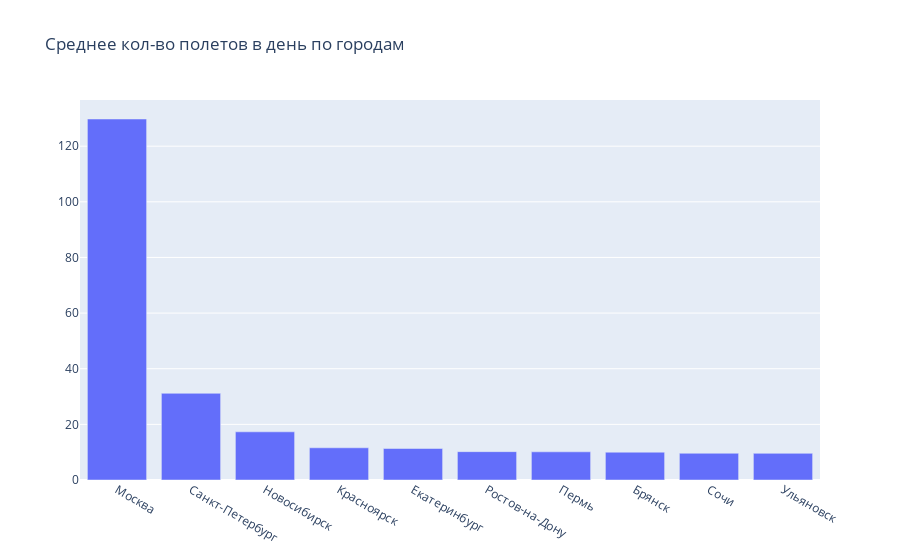

Here is the notebook cell this chart was saved with:
### Markdown cell above
<div class="alert alert-success">
<b>Комментарии ревьюера:</b> В данном случае, возможно, график будет читаться лучше, если расположить столбики по горизонтали.
</div>

### Code cell
trace = go.Bar(x = df_2_top.city, y = df_2_top.average_flights)
layout = go.Layout(title='Среднее кол-во полетов в день по городам')

fig = go.Figure(data = [trace], layout = layout)
iplot(fig)

### Figure 1 — Plotly figure (JSON) as saved in the notebook; plotly's stock layout.template omitted (floating-point values rounded to 4 significant figures)
{"data": [{"type": "bar", "x": ["Москва", "Санкт-Петербург", "Новосибирск", "Красноярск", "Екатеринбург", "Ростов-на-Дону", "Пермь", "Брянск", "Сочи", "Ульяновск"], "y": [129.8, 31.16, 17.32, 11.58, 11.32, 10.19, 10.13, 10, 9.61, 9.58]}], "layout": {"title": {"text": "Среднее кол-во полетов в день по городам"}}}
